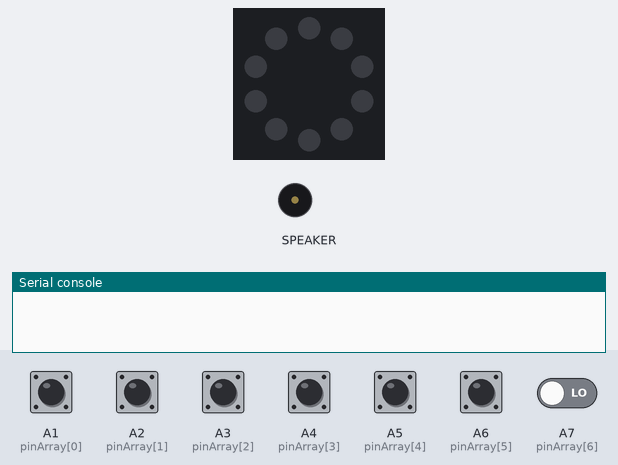
Bench run of a program on a simulated Circuit Playground running CircuitPython. Shown: the board's ring of 10 RGB LEDs (number 0 left of the top, counting anticlockwise), buzzer (waves = sounding), the last lines printed to the serial console. Inputs (shaded band) come from the test bench; at power-on: A1 (pinArray[0]), A2 (pinArray[1]), A3 (pinArray[2]), A4 (pinArray[3]), A5 (pinArray[4]), A6 (pinArray[5]), A7 (pinArray[6]) LOW. Dim RGB values are drawn brighter than linear; touch pads read as touched when driven HIGH.

Above: at 1.2 s.
1.3 s: A2 (pinArray[1]) pulled HIGH for 0.15 s
At 1.45 s:
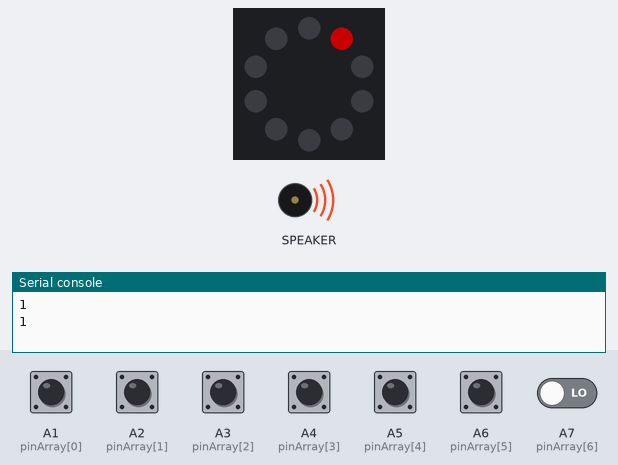
3.0 s: A1 (pinArray[0]) pulled HIGH for 0.15 s
At 3.15 s:
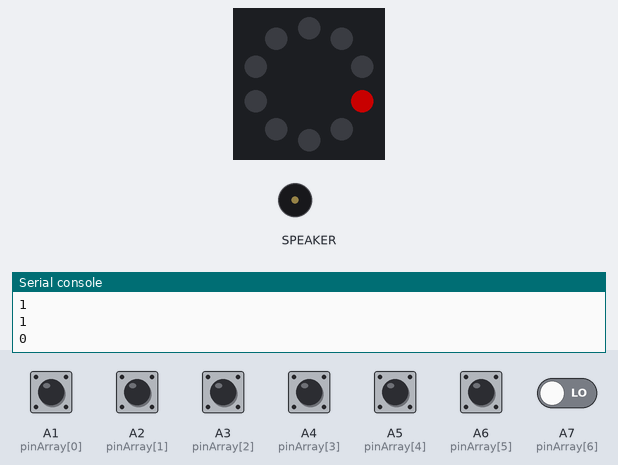
4.7 s: A3 (pinArray[2]) pulled HIGH for 0.15 s
At 5.9 s:
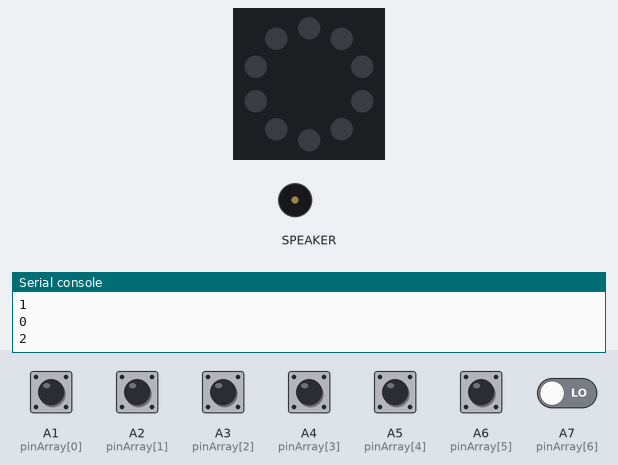
6.3 s: A4 (pinArray[3]) pulled HIGH for 0.15 s
At 6.41 s:
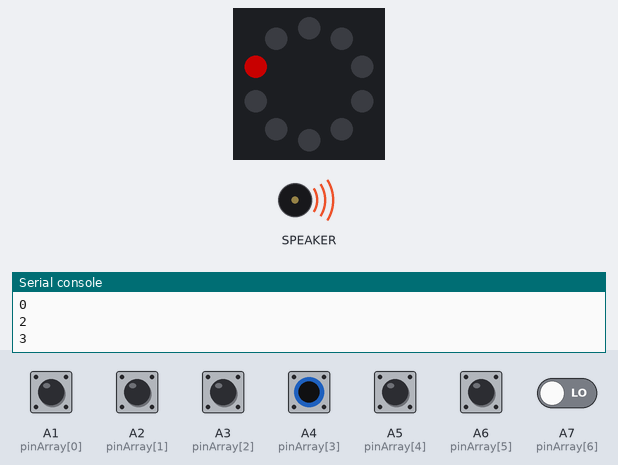
8.0 s: A5 (pinArray[4]) pulled HIGH for 0.15 s
At 8.11 s:
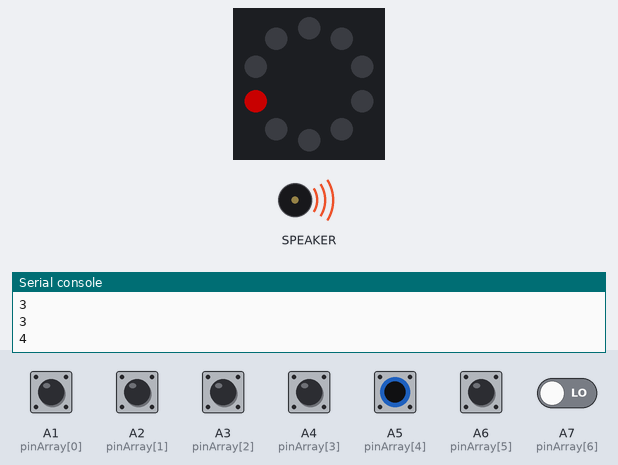
9.6 s: A6 (pinArray[5]) pulled HIGH for 0.15 s
At 9.72 s:
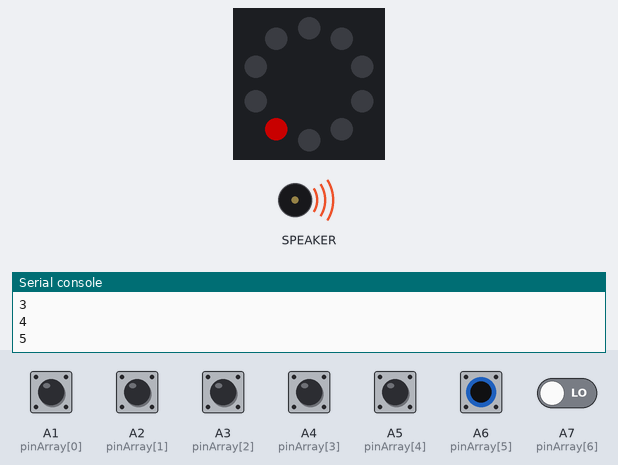
Timing chart, 0 to 12.3 s (numbered marks = the images above; inputs shaded):
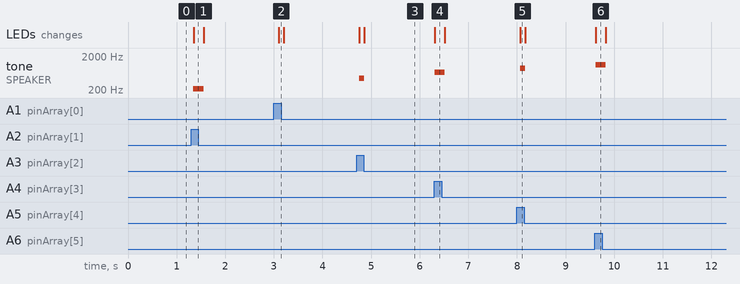

The program:

lesson04-touch_the_hard_way.py
```python
from adafruit_circuitplayground.express import cpx
from time import sleep

# the easy way to do touch with a CPX is just to call cpx.touch_A1, cpx.touch_A2, etc.
# you can also use the board and touchio modules
from touchio import TouchIn
import board

pinArray = [TouchIn(board.A1), TouchIn(board.A2), TouchIn(board.A3), TouchIn(board.A4), TouchIn(board.A5), TouchIn(board.A6), TouchIn(board.A7)]
# these are the NeoPixels closest to teach touch pin
pixArray = [6,8,9,1,2,3,4]

while True:
    noTouch = True
    for num, pin in enumerate(pinArray):
        if pin.value:
            # if a pin is touched, num will be the index in the pinArray
            print(num)
            cpx.start_tone(220*num)
            noTouch = False # a pin was touched
            cpx.pixels[pixArray[num]] = (100,0,0)
    if noTouch:
        # if no pin is touched, no sound and no light
        cpx.pixels.fill((0,0,0))
        cpx.stop_tone()
    sleep(.1)
```

Measured:
- after the input at 1.3 s, tone on SPEAKER: silent → 220 Hz after 0.05 s, → silent 0.21 s later; the LEDs: change after 0.05 s (image 1)
- after the input at 3.0 s, the LEDs: change after 0.10 s (image 2)
- after the input at 4.7 s, tone on SPEAKER: silent → 440 Hz after 0.06 s, → silent 0.11 s later; the LEDs: first change after 0.06 s (image 3 shows a later state)
- after the input at 6.3 s, tone on SPEAKER: silent → 660 Hz at once, → silent 0.21 s later; the LEDs: change at once (image 4)
- after the input at 8.0 s, tone on SPEAKER: silent → 880 Hz after 0.07 s, → silent 0.10 s later; the LEDs: change after 0.07 s (image 5)
- after the input at 9.6 s, tone on SPEAKER: silent → 1100 Hz at once, → silent 0.21 s later; the LEDs: change at once (image 6)
